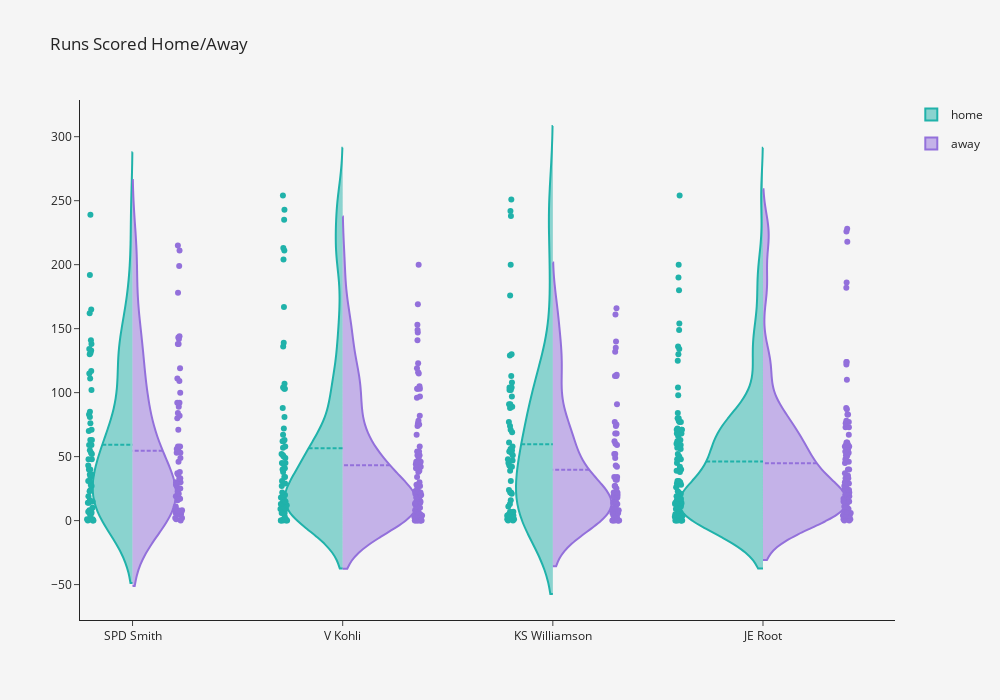

This figure's notebook cell:
### Code cell
import plotly.graph_objects as go

pointpos_home = [-0.5,-0.7,-0.5,-1]
pointpos_away = [0.55,0.9,0.75,1]
show_legend = [True,False,False,False]

fig = go.Figure()

# for i in range(0,len(pd.unique(df['day']))):
fig.add_trace(go.Violin(x=smith_test_home.Player,
                        y=smith_test_home.Runs,
                        legendgroup='home', scalegroup='home', name='home',
                        side='negative',
                        pointpos=pointpos_home[0], # where to position points
                        line_color='lightseagreen',
                        showlegend=True)
         )
fig.add_trace(go.Violin(x=smith_test_away.Player,
                        y=smith_test_away.Runs,
                        legendgroup='away', scalegroup='away', name='away',
                        side='positive',
                        pointpos=pointpos_away[0],
                        line_color='mediumpurple',
                        showlegend=True)
         )
fig.add_trace(go.Violin(x=kholi_test_home.Player,
                        y=kholi_test_home.Runs,
                        legendgroup='home', scalegroup='home', name='home',
                        side='negative',
                        pointpos=pointpos_home[1], # where to position points
                        line_color='lightseagreen',
                        showlegend=False)
         )
fig.add_trace(go.Violin(x=kholi_test_away.Player,
                        y=kholi_test_away.Runs,
                        legendgroup='away', scalegroup='away', name='away',
                        side='positive',
                        pointpos=pointpos_away[1],
                        line_color='mediumpurple',
                        showlegend=False)
         )

fig.add_trace(go.Violin(x=williamson_test_home.Player,
                        y=williamson_test_home.Runs,
                        legendgroup='home', scalegroup='home', name='home',
                        side='negative',
                        pointpos=pointpos_home[2], # where to position points
                        line_color='lightseagreen',
                        showlegend=False)
         )
fig.add_trace(go.Violin(x=williamson_test_away.Player,
                        y=williamson_test_away.Runs,
                        legendgroup='away', scalegroup='away', name='away',
                        side='positive',
                        pointpos=pointpos_away[2],
                        line_color='mediumpurple',
                        showlegend=False)
         )
fig.add_trace(go.Violin(x=root_test_home.Player,
                        y=root_test_home.Runs,
                        legendgroup='home', scalegroup='home', name='home',
                        side='negative',
                        pointpos=pointpos_home[3], # where to position points
                        line_color='lightseagreen',
                        showlegend=False)
         )
fig.add_trace(go.Violin(x=root_test_away.Player,
                        y=root_test_away.Runs,
                        legendgroup='away', scalegroup='away', name='away',
                        side='positive',
                        pointpos=pointpos_away[3],
                        line_color='mediumpurple',
                        showlegend=False)
         )
#plot_bgcolor='papayawhip',paper_bgcolor='papayawhip'
# update characteristics shared by all traces
fig.update_traces(meanline_visible=True,
                  points='all', # show all points
                  jitter=0.05,  # add some jitter on points for better visibility
                  scalemode='count') #scale violin plot area with total count
fig.update_layout( template = 'simple_white',
    title_text="Runs Scored Home/Away",height=700,width=1000,plot_bgcolor='whitesmoke',paper_bgcolor='whitesmoke',
    violingap=0.2, violingroupgap=0, violinmode='overlay')
fig.show()

### Figure 1 — Plotly figure (JSON) as saved in the notebook; plotly's stock layout.template omitted (floating-point values rounded to 4 significant figures)
{"data": [{"jitter": 0.05, "legendgroup": "home", "line": {"color": "lightseagreen"}, "meanline": {"visible": true}, "name": "home", "pointpos": -0.5, "points": "all", "scalegroup": "home", "scalemode": "count", "showlegend": true, "side": "negative", "type": "violin", "x": ["SPD Smith", "SPD Smith", "SPD Smith", "SPD Smith", "SPD Smith", "SPD Smith", "SPD Smith", "SPD Smith", "SPD Smith", "SPD Smith", "SPD Smith", "SPD Smith", "SPD Smith", "SPD Smith", "SPD Smith", "SPD Smith", "SPD Smith", "SPD Smith", "SPD Smith", "SPD Smith", "SPD Smith", "SPD Smith", "SPD Smith", "SPD Smith", "SPD Smith", "SPD Smith", "SPD Smith", "SPD Smith", "SPD Smith", "SPD Smith", "SPD Smith", "SPD Smith", "SPD Smith", "SPD Smith", "SPD Smith", "SPD Smith", "SPD Smith", "SPD Smith", "SPD Smith", "SPD Smith", "SPD Smith", "SPD Smith", "SPD Smith", "SPD Smith", "SPD Smith", "SPD Smith", "SPD Smith", "SPD Smith", "SPD Smith", "SPD Smith", "SPD Smith", "SPD Smith", "SPD Smith", "SPD Smith", "SPD Smith", "SPD Smith", "SPD Smith", "SPD Smith", "SPD Smith"], "y": [239, 192, 165, 162, 141, 138, 134, 133, 131, 130, 117, 115, 111, 102, 85, 83, 81, 76, 71, 70, 63, 63, 59, 59, 55, 53, 52, 48, 48, 43, 40, 40, 36, 36, 34, 31, 31, 28, 27, 24, 23, 19, 16, 15, 14, 14, 10, 8, 7, 7, 6, 6, 4, 1, 1, 1, 0, 0, 0]}, {"jitter": 0.05, "legendgroup": "away", "line": {"color": "mediumpurple"}, "meanline": {"visible": true}, "name": "away", "pointpos": 0.55, "points": "all", "scalegroup": "away", "scalemode": "count", "showlegend": true, "side": "positive", "type": "violin", "x": ["SPD Smith", "SPD Smith", "SPD Smith", "SPD Smith", "SPD Smith", "SPD Smith", "SPD Smith", "SPD Smith", "SPD Smith", "SPD Smith", "SPD Smith", "SPD Smith", "SPD Smith", "SPD Smith", "SPD Smith", "SPD Smith", "SPD Smith", "SPD Smith", "SPD Smith", "SPD Smith", "SPD Smith", "SPD Smith", "SPD Smith", "SPD Smith", "SPD Smith", "SPD Smith", "SPD Smith", "SPD Smith", "SPD Smith", "SPD Smith", "SPD Smith", "SPD Smith", "SPD Smith", "SPD Smith", "SPD Smith", "SPD Smith", "SPD Smith", "SPD Smith", "SPD Smith", "SPD Smith", "SPD Smith", "SPD Smith", "SPD Smith", "SPD Smith", "SPD Smith", "SPD Smith", "SPD Smith", "SPD Smith", "SPD Smith", "SPD Smith", "SPD Smith", "SPD Smith", "SPD Smith", "SPD Smith", "SPD Smith", "SPD Smith", "SPD Smith", "SPD Smith", "SPD Smith", "SPD Smith", "SPD Smith", "SPD Smith", "SPD Smith", "SPD Smith", "SPD Smith", "SPD Smith"], "y": [215, 211, 199, 178, 144, 143, 142, 138, 138, 119, 111, 109, 100, 92, 92, 89, 84, 82, 80, 71, 58, 58, 56, 55, 54, 53, 53, 49, 46, 38, 37, 36, 33, 33, 30, 30, 28, 27, 25, 25, 23, 21, 19, 18, 17, 17, 17, 16, 11, 8, 8, 8, 8, 7, 7, 7, 6, 5, 5, 5, 5, 5, 2, 2, 1, 0]}, {"jitter": 0.05, "legendgroup": "home", "line": {"color": "lightseagreen"}, "meanline": {"visible": true}, "name": "home", "pointpos": -0.7, "points": "all", "scalegroup": "home", "scalemode": "count", "showlegend": false, "side": "negative", "type": "violin", "x": ["V Kohli", "V Kohli", "V Kohli", "V Kohli", "V Kohli", "V Kohli", "V Kohli", "V Kohli", "V Kohli", "V Kohli", "V Kohli", "V Kohli", "V Kohli", "V Kohli", "V Kohli", "V Kohli", "V Kohli", "V Kohli", "V Kohli", "V Kohli", "V Kohli", "V Kohli", "V Kohli", "V Kohli", "V Kohli", "V Kohli", "V Kohli", "V Kohli", "V Kohli", "V Kohli", "V Kohli", "V Kohli", "V Kohli", "V Kohli", "V Kohli", "V Kohli", "V Kohli", "V Kohli", "V Kohli", "V Kohli", "V Kohli", "V Kohli", "V Kohli", "V Kohli", "V Kohli", "V Kohli", "V Kohli", "V Kohli", "V Kohli", "V Kohli", "V Kohli", "V Kohli", "V Kohli", "V Kohli", "V Kohli", "V Kohli", "V Kohli", "V Kohli", "V Kohli", "V Kohli", "V Kohli", "V Kohli", "V Kohli", "V Kohli", "V Kohli", "V Kohli"], "y": [254, 243, 235, 213, 211, 204, 167, 139, 136, 107, 104, 103, 103, 88, 81, 72, 67, 63, 62, 62, 58, 57, 52, 51, 50, 49, 45, 45, 44, 41, 40, 38, 34, 34, 31, 29, 27, 22, 20, 20, 19, 19, 18, 17, 16, 15, 15, 14, 13, 12, 12, 11, 9, 9, 7, 6, 6, 6, 3, 1, 1, 0, 0, 0, 0, 0]}, {"jitter": 0.05, "legendgroup": "away", "line": {"color": "mediumpurple"}, "meanline": {"visible": true}, "name": "away", "pointpos": 0.9, "points": "all", "scalegroup": "away", "scalemode": "count", "showlegend": false, "side": "positive", "type": "violin", "x": ["V Kohli", "V Kohli", "V Kohli", "V Kohli", "V Kohli", "V Kohli", "V Kohli", "V Kohli", "V Kohli", "V Kohli", "V Kohli", "V Kohli", "V Kohli", "V Kohli", "V Kohli", "V Kohli", "V Kohli", "V Kohli", "V Kohli", "V Kohli", "V Kohli", "V Kohli", "V Kohli", "V Kohli", "V Kohli", "V Kohli", "V Kohli", "V Kohli", "V Kohli", "V Kohli", "V Kohli", "V Kohli", "V Kohli", "V Kohli", "V Kohli", "V Kohli", "V Kohli", "V Kohli", "V Kohli", "V Kohli", "V Kohli", "V Kohli", "V Kohli", "V Kohli", "V Kohli", "V Kohli", "V Kohli", "V Kohli", "V Kohli", "V Kohli", "V Kohli", "V Kohli", "V Kohli", "V Kohli", "V Kohli", "V Kohli", "V Kohli", "V Kohli", "V Kohli", "V Kohli", "V Kohli", "V Kohli", "V Kohli", "V Kohli", "V Kohli", "V Kohli", "V Kohli", "V Kohli", "V Kohli", "V Kohli", "V Kohli", "V Kohli", "V Kohli", "V Kohli", "V Kohli", "V Kohli", "V Kohli", "V Kohli", "V Kohli", "V Kohli", "V Kohli", "V Kohli", "V Kohli", "V Kohli", "V Kohli", "V Kohli", "V Kohli"], "y": [200, 169, 153, 149, 147, 141, 123, 119, 116, 115, 105, 103, 103, 103, 97, 96, 82, 78, 76, 75, 74, 67, 58, 54, 54, 51, 51, 49, 46, 46, 46, 44, 44, 42, 41, 39, 38, 34, 30, 28, 28, 27, 25, 23, 23, 23, 22, 21, 20, 19, 19, 18, 17, 17, 15, 14, 14, 13, 11, 11, 10, 9, 9, 8, 7, 6, 5, 5, 4, 4, 4, 4, 3, 3, 3, 3, 3, 2, 1, 1, 0, 0, 0, 0, 0, 0, 0]}, {"jitter": 0.05, "legendgroup": "home", "line": {"color": "lightseagreen"}, "meanline": {"visible": true}, "name": "home", "pointpos": -0.5, "points": "all", "scalegroup": "home", "scalemode": "count", "showlegend": false, "side": "negative", "type": "violin", "x": ["KS Williamson", "KS Williamson", "KS Williamson", "KS Williamson", "KS Williamson", "KS Williamson", "KS Williamson", "KS Williamson", "KS Williamson", "KS Williamson", "KS Williamson", "KS Williamson", "KS Williamson", "KS Williamson", "KS Williamson", "KS Williamson", "KS Williamson", "KS Williamson", "KS Williamson", "KS Williamson", "KS Williamson", "KS Williamson", "KS Williamson", "KS Williamson", "KS Williamson", "KS Williamson", "KS Williamson", "KS Williamson", "KS Williamson", "KS Williamson", "KS Williamson", "KS Williamson", "KS Williamson", "KS Williamson", "KS Williamson", "KS Williamson", "KS Williamson", "KS Williamson", "KS Williamson", "KS Williamson", "KS Williamson", "KS Williamson", "KS Williamson", "KS Williamson", "KS Williamson", "KS Williamson", "KS Williamson", "KS Williamson", "KS Williamson", "KS Williamson", "KS Williamson", "KS Williamson", "KS Williamson", "KS Williamson", "KS Williamson", "KS Williamson", "KS Williamson", "KS Williamson", "KS Williamson", "KS Williamson", "KS Williamson", "KS Williamson"], "y": [251, 242, 238, 200, 176, 130, 129, 113, 108, 104, 104, 102, 102, 97, 91, 91, 89, 88, 77, 74, 71, 69, 61, 58, 56, 55, 54, 54, 53, 51, 48, 47, 45, 43, 42, 42, 39, 31, 24, 22, 22, 21, 16, 13, 11, 7, 7, 5, 4, 4, 4, 3, 3, 2, 2, 2, 1, 1, 1, 1, 0, 0]}, {"jitter": 0.05, "legendgroup": "away", "line": {"color": "mediumpurple"}, "meanline": {"visible": true}, "name": "away", "pointpos": 0.75, "points": "all", "scalegroup": "away", "scalemode": "count", "showlegend": false, "side": "positive", "type": "violin", "x": ["KS Williamson", "KS Williamson", "KS Williamson", "KS Williamson", "KS Williamson", "KS Williamson", "KS Williamson", "KS Williamson", "KS Williamson", "KS Williamson", "KS Williamson", "KS Williamson", "KS Williamson", "KS Williamson", "KS Williamson", "KS Williamson", "KS Williamson", "KS Williamson", "KS Williamson", "KS Williamson", "KS Williamson", "KS Williamson", "KS Williamson", "KS Williamson", "KS Williamson", "KS Williamson", "KS Williamson", "KS Williamson", "KS Williamson", "KS Williamson", "KS Williamson", "KS Williamson", "KS Williamson", "KS Williamson", "KS Williamson", "KS Williamson", "KS Williamson", "KS Williamson", "KS Williamson", "KS Williamson", "KS Williamson", "KS Williamson", "KS Williamson", "KS Williamson", "KS Williamson", "KS Williamson", "KS Williamson", "KS Williamson", "KS Williamson", "KS Williamson", "KS Williamson", "KS Williamson", "KS Williamson", "KS Williamson", "KS Williamson", "KS Williamson", "KS Williamson", "KS Williamson", "KS Williamson", "KS Williamson", "KS Williamson", "KS Williamson"], "y": [166, 161, 140, 135, 132, 114, 113, 113, 91, 77, 75, 74, 68, 68, 62, 60, 59, 52, 52, 49, 43, 42, 34, 34, 32, 32, 27, 27, 25, 22, 22, 20, 19, 19, 19, 18, 17, 15, 14, 13, 13, 13, 11, 10, 9, 9, 8, 8, 6, 6, 5, 4, 4, 3, 2, 2, 0, 0, 0, 0, 0, 0]}, {"jitter": 0.05, "legendgroup": "home", "line": {"color": "lightseagreen"}, "meanline": {"visible": true}, "name": "home", "pointpos": -1, "points": "all", "scalegroup": "home", "scalemode": "count", "showlegend": false, "side": "negative", "type": "violin", "x": ["JE Root", "JE Root", "JE Root", "JE Root", "JE Root", "JE Root", "JE Root", "JE Root", "JE Root", "JE Root", "JE Root", "JE Root", "JE Root", "JE Root", "JE Root", "JE Root", "JE Root", "JE Root", "JE Root", "JE Root", "JE Root", "JE Root", "JE Root", "JE Root", "JE Root", "JE Root", "JE Root", "JE Root", "JE Root", "JE Root", "JE Root", "JE Root", "JE Root", "JE Root", "JE Root", "JE Root", "JE Root", "JE Root", "JE Root", "JE Root", "JE Root", "JE Root", "JE Root", "JE Root", "JE Root", "JE Root", "JE Root", "JE Root", "JE Root", "JE Root", "JE Root", "JE Root", "JE Root", "JE Root", "JE Root", "JE Root", "JE Root", "JE Root", "JE Root", "JE Root", "JE Root", "JE Root", "JE Root", "JE Root", "JE Root", "JE Root", "JE Root", "JE Root", "JE Root", "JE Root", "JE Root", "JE Root", "JE Root", "JE Root", "JE Root", "JE Root", "JE Root", "JE Root", "JE Root", "JE Root", "JE Root", "JE Root", "JE Root", "JE Root", "JE Root", "JE Root", "JE Root", "JE Root", "JE Root", "JE Root", "JE Root", "JE Root", "JE Root", "JE Root"], "y": [254, 200, 190, 180, 154, 149, 136, 134, 130, 125, 104, 98, 84, 80, 80, 78, 77, 77, 72, 71, 71, 71, 68, 68, 68, 66, 63, 62, 60, 59, 57, 57, 56, 52, 50, 49, 48, 48, 45, 42, 40, 39, 38, 31, 31, 30, 29, 29, 28, 28, 26, 23, 22, 21, 19, 17, 17, 16, 16, 15, 14, 14, 14, 13, 13, 13, 13, 11, 11, 9, 9, 8, 8, 6, 6, 5, 5, 4, 4, 4, 3, 3, 3, 2, 2, 1, 1, 1, 0, 0, 0, 0, 0, 0]}, {"jitter": 0.05, "legendgroup": "away", "line": {"color": "mediumpurple"}, "meanline": {"visible": true}, "name": "away", "pointpos": 1, "points": "all", "scalegroup": "away", "scalemode": "count", "showlegend": false, "side": "positive", "type": "violin", "x": ["JE Root", "JE Root", "JE Root", "JE Root", "JE Root", "JE Root", "JE Root", "JE Root", "JE Root", "JE Root", "JE Root", "JE Root", "JE Root", "JE Root", "JE Root", "JE Root", "JE Root", "JE Root", "JE Root", "JE Root", "JE Root", "JE Root", "JE Root", "JE Root", "JE Root", "JE Root", "JE Root", "JE Root", "JE Root", "JE Root", "JE Root", "JE Root", "JE Root", "JE Root", "JE Root", "JE Root", "JE Root", "JE Root", "JE Root", "JE Root", "JE Root", "JE Root", "JE Root", "JE Root", "JE Root", "JE Root", "JE Root", "JE Root", "JE Root", "JE Root", "JE Root", "JE Root", "JE Root", "JE Root", "JE Root", "JE Root", "JE Root", "JE Root", "JE Root", "JE Root", "JE Root", "JE Root", "JE Root", "JE Root", "JE Root", "JE Root", "JE Root", "JE Root", "JE Root", "JE Root", "JE Root", "JE Root", "JE Root", "JE Root", "JE Root", "JE Root", "JE Root", "JE Root", "JE Root", "JE Root", "JE Root", "JE Root", "JE Root", "JE Root", "JE Root", "JE Root", "JE Root", "JE Root", "JE Root"], "y": [228, 226, 218, 186, 182, 124, 124, 122, 110, 88, 87, 83, 83, 78, 77, 76, 73, 73, 67, 61, 61, 59, 59, 58, 58, 56, 54, 53, 51, 51, 50, 48, 46, 45, 40, 40, 37, 35, 35, 33, 33, 30, 29, 29, 29, 27, 26, 25, 24, 24, 22, 21, 20, 20, 20, 19, 19, 17, 15, 15, 15, 15, 15, 14, 14, 11, 11, 10, 9, 7, 7, 7, 6, 6, 5, 4, 4, 4, 4, 4, 3, 2, 2, 1, 1, 1, 1, 0, 0]}], "layout": {"height": 700, "paper_bgcolor": "whitesmoke", "plot_bgcolor": "whitesmoke", "title": {"text": "Runs Scored Home/Away"}, "violingap": 0.2, "violingroupgap": 0, "violinmode": "overlay", "width": 1000}}
